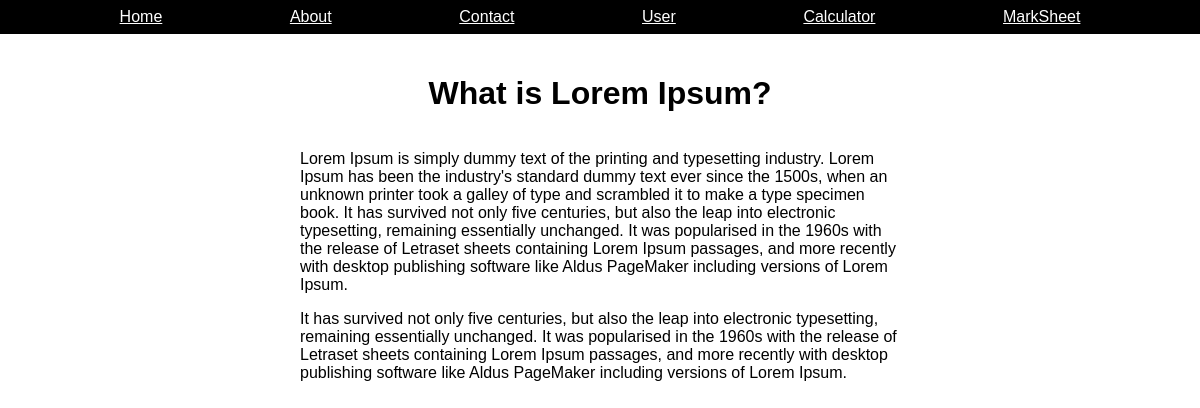
The page /newsDetails/what-is-lorem-ipsum on the database as committed earlier.
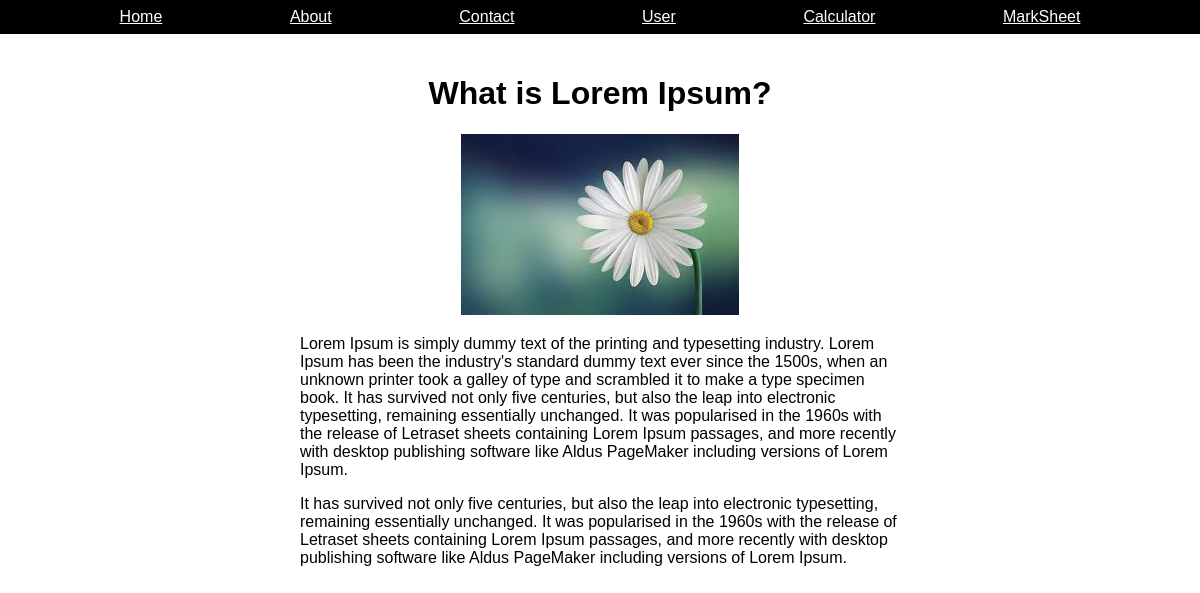
The same page on the database as committed later.
### news/models.py (models this page shows)
class News(models.Model):
    news_title=models.CharField(max_length=100)
    news_desc=HTMLField()
    news_image=models.FileField(upload_to="news/", max_length=250, null=True, default=None)
    news_slug=AutoSlugField(populate_from="news_title", unique=True, null=True, default=None)

### learn_dj/views.py (the view)
# urls.py: path('newsDetails/<slug>', views.newsDetails, name="newsDetails"),
def newsDetails(request, slug):
    newsDetails=News.objects.get(news_slug=slug)
    data={
        'newsDetails' : newsDetails
    }
    return render(request, "newsDetails.html", data)

### templates/newsDetails.html (shortened to what this page needs)
{% extends "base.html" %}
    {% block content %}
    <link rel="stylesheet" href="/static/css/newsDetails.css" />
  </head>
  <body>
    <div class="news-body">
      <h1 class="text-title">{{newsDetails.news_title}}</h1>
      <div class="image-box">
        {% if newsDetails.news_image != NULL %}
        <img src="/media/{{newsDetails.news_image}}" />
        {% endif %}
      </div>
      <div class="desc-box">
        <p class="news-desc">{{newsDetails.news_desc | safe}}</p>
      </div>
    </div>
    {% endblock %}

Rows that differ between the two databases and show on the page:
changed News "What is Lorem Ipsum?": news_image: picture added
